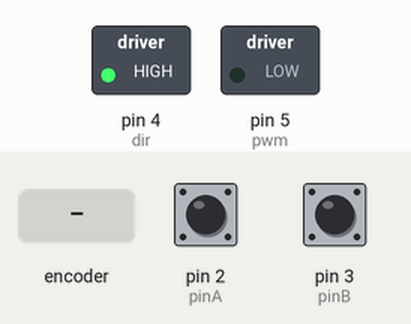
Bench run of a sketch on a simulated Arduino Uno, built with avr-gcc and run on an emulated ATmega328P. Shown: switched loads named in the sketch (green lamp = pin HIGH). The inputs (shaded band) are chosen by the test bench; at power-on: pin 2 (pinA) HIGH, pin 3 (pinB) HIGH. The ROS host is connected and sends only what is stated.

Above: at 1.2 s.
1.3 s: rotary encoder on pin 2 (pinA) / pin 3 (pinB) turned 3 steps (first pin leading)
At 1.47 s:
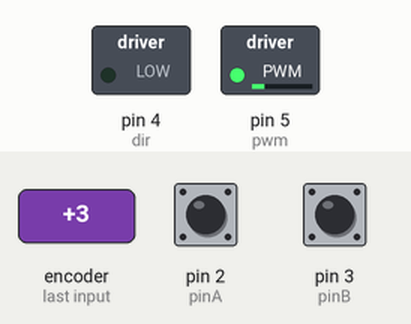
At 2.2 s:
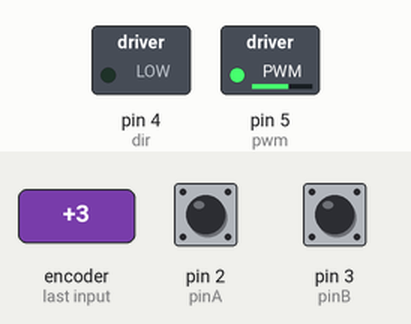
3.4 s: rotary encoder on pin 2 (pinA) / pin 3 (pinB) turned 1 step (first pin leading)
At 4.7 s:
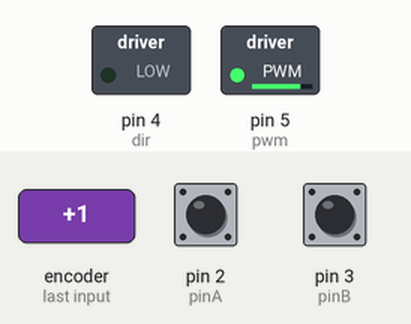
Timing chart, 0 to 6.4 s (numbered marks = the images above; inputs shaded):
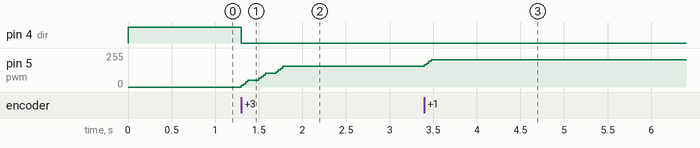

The sketch:

task_4b.ino
```cpp
#include <ros.h>
#include <geometry_msgs/Twist.h>
#include <geometry_msgs/Vector3Stamped.h>

ros::NodeHandle nh;

//steering data declaration
float throttle,brake,steering;                 //subcribe declare
float target_info,speed_info,steering_info;    //publish declare

//=======Publish section===========//
geometry_msgs::Vector3Stamped joy_msg;
ros::Publisher joy_pub("/joystick_info", &joy_msg);

//========Subscribe section========//
void joystick(const geometry_msgs::Twist& msg){
  throttle = msg.linear.x;
  brake = msg.linear.y;
  steering=msg.linear.z;
}

//Subscribe massage
ros::Subscriber<geometry_msgs::Twist> joy_sub("/cmd_vel", &joystick);

//motor pin
const int pwm = 5; //D3
const int dir = 4; //D3

//encoder pin
static int pinA = 2; //D5
static int pinB = 3;  //D6

//Encoder variable declaration
int pulsesChanged = 0;
int pulses=0;
float act_pos;
float pulse_to_degree=0.107142857142857; //(360/3360)
int resolution = 3360;

//motor variacle declartion
int pwmVal=0;
int dir_m=1;

//Looping variable declaration
float time;
float deltaT,currT,prevT,eprev;

//PID
float kp = 120;
float ki = 100;
float kd = 0;
float e=0;
float eintegral = 0;
float ediff=0;
float u=0;

//target position initial
int target_pos=0;

void setup() {
nh.getHardware()->setBaud(57600);

nh.initNode();                   //initiate all node
nh.subscribe(joy_sub);           //info take from master
nh.advertise(joy_pub);           //info send to master

pinMode(pwm, OUTPUT);
pinMode(dir, OUTPUT);
pinMode(pinA, INPUT_PULLUP);
pinMode(pinB, INPUT_PULLUP);
attachInterrupt(digitalPinToInterrupt(pinA),A_CHANGE,CHANGE);
attachInterrupt(digitalPinToInterrupt(pinB),B_CHANGE,CHANGE);

time = millis();

}

void loop() {

//throttle conversion (from 0-1 to 0-30 rpm)
  target_pos=steering*1000;

long currT = time;
deltaT = (currT-prevT)/1.0e3;
prevT = currT;


act_pos=pulses*pulse_to_degree;
e=target_pos-act_pos; //error
eintegral = eintegral + e*deltaT;
ediff = (e-eprev)/(deltaT);
//u = kp*e + ki*eintegral+kd*ediff;

u = kp*e+ ki*eintegral;

 // Set the motor speed and direction
  if (u==0){
    dir_m=0;
  }
  else if (u>0){
    dir_m=1;
  }
  else if (u<0){
    dir_m=-1;
  }

pwmVal = fabs(u);
  if(pwmVal > 255){
    pwmVal = 255;
  }

setMotor();
e=eprev;

//throttle_info=throttle;
target_info=target_pos;
//speed_info=act_rpm;
steering_info=act_pos;

joy_msg.vector.x = target_info;
joy_msg.vector.y = speed_info;
joy_msg.vector.z = steering_info;
joy_pub.publish(&joy_msg);
nh.spinOnce();

}

void setMotor(){
  analogWrite(pwm,pwmVal);
  if(dir_m==1){
    digitalWrite(dir,HIGH);
  }
  else if(dir_m == -1){
    digitalWrite(dir,LOW);
  }
  else if(dir_m==0){
    digitalWrite(dir,HIGH);
  }
}


//encoder interupt routine

void A_CHANGE() {
  if ( digitalRead(pinB) == 0 ) {
    if ( digitalRead(pinA) == 0 ) {
      pulses--;
    } else {
      pulses++;
    }
  } else {
    if ( digitalRead(pinA) == 0 ) {
      pulses++;
    } else {
      // A rose, B is low
      pulses--;
    }
  }
  pulsesChanged = 1;
}


void B_CHANGE(){
  if ( digitalRead(pinA) == 0 ) {
    if ( digitalRead(pinB) == 0 ) {
      // B fell, A is low
      pulses++; // moving forward
    } else {
      // B rose, A is low
      pulses--; // moving reverse
    }
 } else {
    if ( digitalRead(pinB) == 0 ) {
      // B fell, A is high
      pulses--; // moving reverse
    } else {
      // B rose, A is high
      pulses++; // moving forward
    }
  }
  pulsesChanged = 1;
}
```

Measured:
- after the input at 1.3 s, pin 4 (dir): HIGH → LOW at once; pin 5 (pwm): moves from 0/255 to 154/255 over 0.48 s, starting at once
- after the input at 3.4 s, pin 5 (pwm): 154/255 → 205/255 at once
